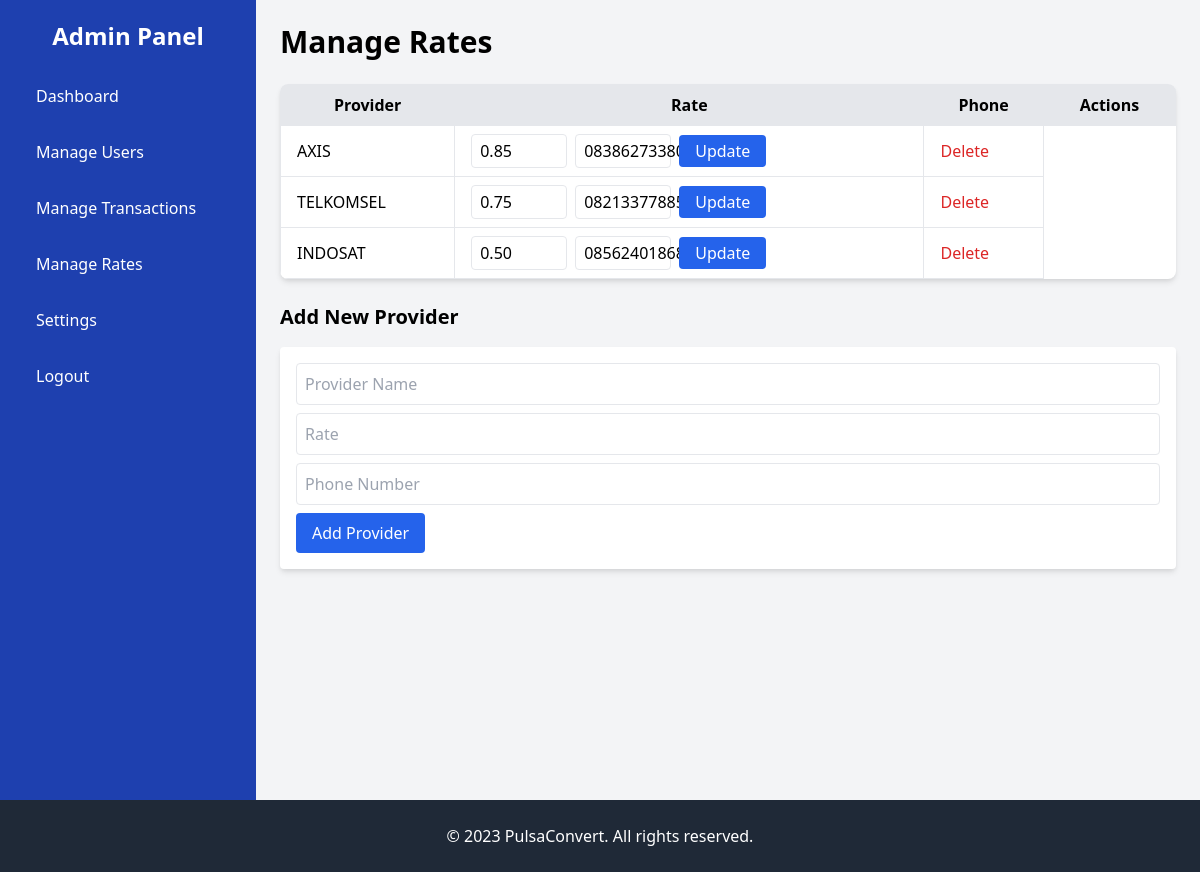
/admin/manage_rates.php (signed in), run on the app's committed database.
### tables this page shows
CREATE TABLE `rates` (
  `id` int(11) NOT NULL,
  `provider` varchar(50) NOT NULL,
  `rate` decimal(10,2) NOT NULL,
  `phone` varchar(15) NOT NULL
);

### admin/manage_rates.php (the view, shortened to what this page needs)
<?php
include '../db.php';
$stmt = $pdo->query("SELECT * FROM rates");
$rates = $stmt->fetchAll();
?>
<!DOCTYPE html>
<html lang="en">
<head>
    <link href="https://cdn.jsdelivr.net/npm/tailwindcss@2.2.19/dist/tailwind.min.css" rel="stylesheet">
</head>
<body class="bg-gray-100 font-roboto">
    <div class="min-h-screen flex">
    <?php include '../admin/includes/sidebar.php';?>
        <div class="flex-1 p-6">
            <h1 class="text-3xl font-bold mb-6">Manage Rates</h1>
            <div class="overflow-x-auto bg-white rounded-lg shadow-md mb-6">
                <table class="min-w-full">
                    <thead class="bg-gray-200">
                        <tr>
                            <th class="border px-4 py-2">Provider</th>
                            <th class="border px-4 py-2">Rate</th>
                            <th class="border px-4 py-2">Phone</th>
                            <th class="border px-4 py-2">Actions</th>
                        </tr>
                    </thead>
                    <tbody>
                        <?php foreach ($rates as $rate): ?>
                        <tr class="hover:bg-gray-100">
                            <td class="border px-4 py-2"><?= htmlspecialchars($rate['provider']) ?></td>
                            <td class="border px-4 py-2">
                                <form method="POST" class="flex items-center">
                                    <input type="number" name="rate" value="<?= htmlspecialchars($rate['rate']) ?>" class="border rounded px-2 py-1 w-24" step="0.01" required>
                                    <span class="border rounded px-2 py-1 w-24 ml-2"><?= htmlspecialchars($rate['phone']) ?></span>
                                    <button type="submit" name="update" class="bg-blue-600 text-white px-4 py-1 rounded ml-2">Update</button>
                                </form>
                            </td>
                            <td class="border px-4 py-2">
                                <a href="?delete=<?= urlencode($rate['provider']) ?>" class="text-red-600" onclick="return confirm('Are you sure you want to delete this rate?');">Delete</a>
                            </td>
                        </tr>
                        <?php endforeach; ?>
                    </tbody>
                </table>
            </div>
            <h2 class="text-xl font-bold mb-4">Add New Provider</h2>
            <form method="POST" class="bg-white p-4 rounded shadow-md">
                <input type="text" name="new_provider" placeholder="Provider Name" required class="border p-2 mb-2 w-full rounded">
                <input type="number" name="new_rate" placeholder="Rate" required class="border p-2 mb-2 w-full rounded" step="0.01">
                <input type="text" name="new_phone" placeholder="Phone Number" required class="border p-2 mb-2 w-full rounded">
                <button type="submit" name="add" class="bg-blue-600 text-white px-4 py-2 rounded">Add Provider</button>
            </form>
        </div>
    </div>
    <footer class="bg-gray-800 text-white py-6">
        <div class="container mx-auto px-4 text-center">
            <p>
                © 2023 PulsaConvert. All rights reserved.
            </p>
        </div>
    </footer>
</body>
</html>

### data on the page
rates: provider "AXIS", rate "0.85", phone "083862733802"
rates: provider "TELKOMSEL", rate "0.75", phone "082133778855"
rates: provider "INDOSAT", rate "0.50", phone "085624018681"
